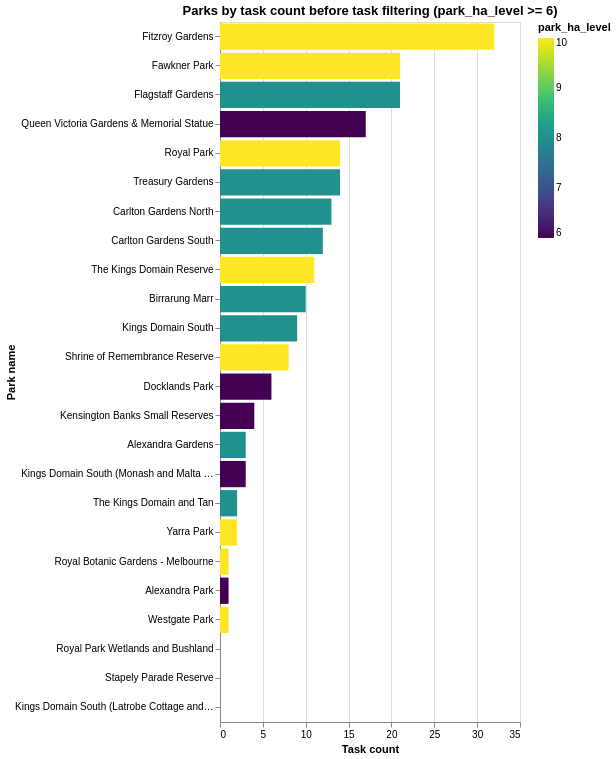

Here is the notebook cell this chart was saved with:
### Markdown cell above
# Park route plan prepare

Before generating routes, we use visualization to identify which parks are suitable for route generation.

Selection criteria:

- Park size 
- Task richness within the park

### Code cell
import pandas as pd
import altair as alt

# Load park table and task files
parks = pd.read_csv("park_table.csv", encoding="utf-8-sig")
task_files = ["park_feature_join_tree_flower.csv", "park_feature_join_artwork_landmark.csv"]
frames = []
for p in task_files:
    frame = pd.read_csv(p, encoding="utf-8-sig")
    frames.append(frame)
tasks = pd.concat(frames, ignore_index=True)

# Compute task counts per park 
counts = tasks.groupby("park_id").size().reset_index(name="task_count")
parks["park_id"] = pd.to_numeric(parks["park_id"], errors="coerce")
counts["park_id"] = pd.to_numeric(counts["park_id"], errors="coerce")
merged = parks.merge(counts, on="park_id", how="left")
merged["task_count"] = merged["task_count"].fillna(0).astype(int)
merged["park_ha_level"] = pd.to_numeric(merged["park_ha_level"], errors="coerce")

# Keep parks with park_ha_level >= 6 only
filtered = merged[merged["park_ha_level"] >= 6].copy()

# Show all parks sorted by task_count
all_parks_sorted = filtered.sort_values("task_count", ascending=False)
bar = alt.Chart(all_parks_sorted).mark_bar().encode(
    x=alt.X("task_count:Q", title="Task count"),
    y=alt.Y("park_name:N", sort="-x", title="Park name"),
    color=alt.Color("park_ha_level:Q", scale=alt.Scale(scheme="viridis")),
    tooltip=["park_name:N", "park_id:Q", "task_count:Q", "park_ha_level:Q"]
).properties(title="Parks by task count before task filtering (park_ha_level >= 6)", height=700)

bar.configure_axis(labelLimit=200)

### Figure 1 — Vega-Lite specification as saved in the notebook (floating-point values rounded to 4 significant figures)
{"config": {"view": {"continuousWidth": 300, "continuousHeight": 300}, "axis": {"labelLimit": 200}}, "data": {"name": "data-9b171e44e10c4532e2b2c43225a95c85"}, "mark": {"type": "bar"}, "encoding": {"color": {"field": "park_ha_level", "scale": {"scheme": "viridis"}, "type": "quantitative"}, "tooltip": [{"field": "park_name", "type": "nominal"}, {"field": "park_id", "type": "quantitative"}, {"field": "task_count", "type": "quantitative"}, {"field": "park_ha_level", "type": "quantitative"}], "x": {"field": "task_count", "title": "Task count", "type": "quantitative"}, "y": {"field": "park_name", "sort": "-x", "title": "Park name", "type": "nominal"}}, "height": 700, "title": "Parks by task count before task filtering (park_ha_level >= 6)", "$schema": "https://vega.github.io/schema/vega-lite/v6.1.0.json", "datasets": {"data-9b171e44e10c4532e2b2c43225a95c85": [{"park_id": 36, "park_name": "Fitzroy Gardens", "description": "Fitzroy Gardens is a public park in Melbourne, Melbourne.", "latitude": -37.81, "longitude": 145.0, "st_point": "POINT(144.98045579973143 -37.81296164888416)", "min_weather_accept_level": 5.5, "transport_accessibility_score": 6, "task_richness_score": 10.0, "park_ha_level": 10, "recommend_description": "This park has strong weather tolerance because it combines rich activities, suitable size, and accessible transport. This park contains 13 nature features, 18 art features, 1 urban discovery features.", "task_count": 32}, {"park_id": 35, "park_name": "Fawkner Park", "description": "Fawkner Park is a public park in Melbourne, Melbourne.", "latitude": -37.84, "longitude": 145.0, "st_point": "POINT(144.98174178026838 -37.84103061438385)", "min_weather_accept_level": 5.95, "transport_accessibility_score": 6, "task_richness_score": 8.0, "park_ha_level": 10, "recommend_description": "This park has strong weather tolerance because it combines rich activities, suitable size, and accessible transport. This park contains 21 nature features.", "task_count": 21}, {"park_id": 37, "park_name": "Flagstaff Gardens", "description": "Flagstaff Gardens is a public park in Melbourne, Melbourne.", "latitude": -37.81, "longitude": 145.0, "st_point": "POINT(144.95443421269437 -37.81045611438672)", "min_weather_accept_level": 5.77, "transport_accessibility_score": 9, "task_richness_score": 8.47, "park_ha_level": 8, "recommend_description": "This park has strong weather tolerance because it combines rich activities, suitable size, and accessible transport. This park contains 17 nature features, 4 art features.", "task_count": 21}, {"park_id": 93, "park_name": "Queen Victoria Gardens & Memorial Statue", "description": "Queen Victoria Gardens & Memorial Statue is a public park in Melbourne, Melbourne.", "latitude": -37.82, "longitude": 145.0, "st_point": "POINT(144.97108137630903 -37.82189460768603)", "min_weather_accept_level": 6.21, "transport_accessibility_score": 9, "task_richness_score": 7.85, "park_ha_level": 6, "recommend_description": "This park has strong weather tolerance because it combines rich activities, suitable size, and accessible transport. This park contains 5 nature features, 12 art features.", "task_count": 17}, {"park_id": 101, "park_name": "Royal Park", "description": "Royal Park is a public park in Melbourne, Melbourne.", "latitude": -37.79, "longitude": 144.9, "st_point": "POINT(144.9497571609021 -37.78922077121199)", "min_weather_accept_level": 5.97, "transport_accessibility_score": 4, "task_richness_score": 9.0, "park_ha_level": 10, "recommend_description": "This park has strong weather tolerance because it combines rich activities, suitable size, and accessible transport. This park contains 12 nature features, 2 art features.", "task_count": 14}, {"park_id": 124, "park_name": "Treasury Gardens", "description": "Treasury Gardens is a public park in Melbourne, Melbourne.", "latitude": -37.81, "longitude": 145.0, "st_point": "POINT(144.97615228376898 -37.814109880997094)", "min_weather_accept_level": 5.84, "transport_accessibility_score": 9, "task_richness_score": 8.15, "park_ha_level": 8, "recommend_description": "This park has strong weather tolerance because it combines rich activities, suitable size, and accessible transport. This park contains 10 nature features, 4 art features.", "task_count": 14}, {"park_id": 14, "park_name": "Carlton Gardens North", "description": "Carlton Gardens North is a public park in Melbourne, Melbourne.", "latitude": -37.8, "longitude": 145.0, "st_point": "POINT(144.97195227866774 -37.80196385653347)", "min_weather_accept_level": 6.0, "transport_accessibility_score": 9, "task_richness_score": 7.42, "park_ha_level": 8, "recommend_description": "This park has strong weather tolerance because it combines rich activities, suitable size, and accessible transport. This park contains 13 nature features.", "task_count": 13}, {"park_id": 15, "park_name": "Carlton Gardens South", "description": "Carlton Gardens South is a public park in Melbourne, Melbourne.", "latitude": -37.81, "longitude": 145.0, "st_point": "POINT(144.97123206483835 -37.80629946165889)", "min_weather_accept_level": 5.71, "transport_accessibility_score": 9, "task_richness_score": 8.76, "park_ha_level": 8, "recommend_description": "This park has strong weather tolerance because it combines rich activities, suitable size, and accessible transport. This park contains 10 nature features, 2 art features.", "task_count": 12}, {"park_id": 122, "park_name": "The Kings Domain Reserve", "description": "The Kings Domain Reserve is a public park in Melbourne, Melbourne.", "latitude": -37.83, "longitude": 145.0, "st_point": "POINT(144.97382741822966 -37.82505100509447)", "min_weather_accept_level": 6.1, "transport_accessibility_score": 3, "task_richness_score": 9.0, "park_ha_level": 10, "recommend_description": "This park has strong weather tolerance because it combines rich activities, suitable size, and accessible transport. This park contains 2 nature features, 9 art features.", "task_count": 11}, {"park_id": 8, "park_name": "Birrarung Marr", "description": "Birrarung Marr is a public park in Melbourne, Melbourne.", "latitude": -37.82, "longitude": 145.0, "st_point": "POINT(144.9738236456279 -37.81890622464687)", "min_weather_accept_level": 6.11, "transport_accessibility_score": 6, "task_richness_score": 8.62, "park_ha_level": 8, "recommend_description": "This park has strong weather tolerance because it combines rich activities, suitable size, and accessible transport. This park contains 4 nature features, 6 art features.", "task_count": 10}, {"park_id": 61, "park_name": "Kings Domain South", "description": "Kings Domain South is a public park in Melbourne, Melbourne.", "latitude": -37.83, "longitude": 145.0, "st_point": "POINT(144.978420348584 -37.832351043772675)", "min_weather_accept_level": 6.42, "transport_accessibility_score": 6, "task_richness_score": 7.22, "park_ha_level": 8, "recommend_description": "This park is suitable for good weather conditions and may still work for short outdoor visits. This park contains 9 nature features.", "task_count": 9}, {"park_id": 109, "park_name": "Shrine of Remembrance Reserve", "description": "Shrine of Remembrance Reserve is a public park in Melbourne, Melbourne.", "latitude": -37.83, "longitude": 145.0, "st_point": "POINT(144.9730683791196 -37.83039407493965)", "min_weather_accept_level": 5.47, "transport_accessibility_score": 8, "task_richness_score": 9.0, "park_ha_level": 10, "recommend_description": "This park has strong weather tolerance because it combines rich activities, suitable size, and accessible transport. This park contains 5 nature features, 2 art features, 1 urban discovery features.", "task_count": 8}, {"park_id": 27, "park_name": "Docklands Park", "description": "Docklands Park is a public park in Melbourne, Melbourne.", "latitude": -37.82, "longitude": 144.9, "st_point": "POINT(144.9467115304261 -37.82080097716886)", "min_weather_accept_level": 6.75, "transport_accessibility_score": 9, "task_richness_score": 5.45, "park_ha_level": 6, "recommend_description": "This park is suitable for good weather conditions and may still work for short outdoor visits. This park contains 4 nature features, 2 art features.", "task_count": 6}, {"park_id": 56, "park_name": "Kensington Banks Small Reserves", "description": "Kensington Banks Small Reserves is a public park in Melbourne, Melbourne.", "latitude": -37.79, "longitude": 144.9, "st_point": "POINT(144.9214818692829 -37.794277800344545)", "min_weather_accept_level": 7.58, "transport_accessibility_score": 6, "task_richness_score": 3.4, "park_ha_level": 6, "recommend_description": "This park is best recommended only under ideal weather because its size, activity richness, or transport access is limited. This park contains 4 nature features.", "task_count": 4}, {"park_id": 1, "park_name": "Alexandra Gardens", "description": "Alexandra Gardens is a public park in Melbourne, Melbourne.", "latitude": -37.82, "longitude": 145.0, "st_point": "POINT(144.97338326664902 -37.82140175342995)", "min_weather_accept_level": 7.36, "transport_accessibility_score": 5, "task_richness_score": 3.65, "park_ha_level": 8, "recommend_description": "This park is suitable for good weather conditions and may still work for short outdoor visits. This park contains 3 nature features.", "task_count": 3}, {"park_id": 63, "park_name": "Kings Domain South (Monash and Malta Monuments)", "description": "Kings Domain South (Monash and Malta Monuments) is a public park in Melbourne, Melbourne.", "latitude": -37.83, "longitude": 145.0, "st_point": "POINT(144.97402636241267 -37.828367768712475)", "min_weather_accept_level": 7.69, "transport_accessibility_score": 6, "task_richness_score": 2.94, "park_ha_level": 6, "recommend_description": "This park is best recommended only under ideal weather because its size, activity richness, or transport access is limited. This park contains 3 art features.", "task_count": 3}, {"park_id": 123, "park_name": "The Kings Domain and Tan", "description": "The Kings Domain and Tan is a public park in Melbourne, Melbourne.", "latitude": -37.82, "longitude": 145.0, "st_point": "POINT(144.9757616770565 -37.82438725217185)", "min_weather_accept_level": 7.88, "transport_accessibility_score": 2, "task_richness_score": 3.01, "park_ha_level": 8, "recommend_description": "This park is best recommended only under ideal weather because its size, activity richness, or transport access is limited. This park contains 2 nature features.", "task_count": 2}, {"park_id": 136, "park_name": "Yarra Park", "description": "Yarra Park is a public park in Melbourne, Melbourne.", "latitude": -37.82, "longitude": 145.0, "st_point": "POINT(144.9854311196705 -37.8195889115286)", "min_weather_accept_level": 6.62, "transport_accessibility_score": 6, "task_richness_score": 5.0, "park_ha_level": 10, "recommend_description": "This park is suitable for good weather conditions and may still work for short outdoor visits. This park contains 1 nature features, 1 art features.", "task_count": 2}, {"park_id": 99, "park_name": "Royal Botanic Gardens - Melbourne", "description": "Royal Botanic Gardens - Melbourne is a public park in Melbourne, Melbourne.", "latitude": -37.83, "longitude": 145.0, "st_point": "POINT(144.98042903058655 -37.83016827216869)", "min_weather_accept_level": 7.08, "transport_accessibility_score": 5, "task_richness_score": 3.5, "park_ha_level": 10, "recommend_description": "This park is suitable for good weather conditions and may still work for short outdoor visits. This park contains 1 nature features.", "task_count": 1}, {"park_id": 2, "park_name": "Alexandra Park", "description": "Alexandra Park is a public park in Melbourne, Melbourne.", "latitude": -37.82, "longitude": 145.0, "st_point": "POINT(144.9774328963564 -37.824079314048966)", "min_weather_accept_level": 8.42, "transport_accessibility_score": 1, "task_richness_score": 2.47, "park_ha_level": 6, "recommend_description": "This park is best recommended only under ideal weather because its size, activity richness, or transport access is limited. This park contains 1 art features.", "task_count": 1}, {"park_id": 134, "park_name": "Westgate Park", "description": "Westgate Park is a public park in Melbourne, Melbourne.", "latitude": -37.83, "longitude": 144.9, "st_point": "POINT(144.90711286400094 -37.831991510573474)", "min_weather_accept_level": 7.33, "transport_accessibility_score": 3, "task_richness_score": 3.5, "park_ha_level": 10, "recommend_description": "This park is suitable for good weather conditions and may still work for short outdoor visits. This park contains 1 nature features.", "task_count": 1}, {"park_id": 104, "park_name": "Royal Park Wetlands and Bushland", "description": "Royal Park Wetlands and Bushland is a public park in Melbourne, Melbourne.", "latitude": -37.78, "longitude": 144.9, "st_point": "POINT(144.94466927730792 -37.783148083782656)", "min_weather_accept_level": 7.71, "transport_accessibility_score": 6, "task_richness_score": 1.53, "park_ha_level": 8, "recommend_description": "This park is best recommended only under ideal weather because its size, activity richness, or transport access is limited. No matched task features in this park yet.", "task_count": 0}, {"park_id": 115, "park_name": "Stapely Parade Reserve", "description": "Stapely Parade Reserve is a public park in Melbourne, Melbourne.", "latitude": -37.83, "longitude": 145.0, "st_point": "POINT(144.98191104194032 -37.8259582208074)", "min_weather_accept_level": 8.34, "transport_accessibility_score": 5, "task_richness_score": 0.61, "park_ha_level": 6, "recommend_description": "This park is best recommended only under ideal weather because its size, activity richness, or transport access is limited. No matched task features in this park yet.", "task_count": 0}, {"park_id": 62, "park_name": "Kings Domain South (Latrobe Cottage and Herring Oval)", "description": "Kings Domain South (Latrobe Cottage and Herring Oval) is a public park in Melbourne, Melbourne.", "latitude": -37.83, "longitude": 145.0, "st_point": "POINT(144.9755453802536 -37.83179958424393)", "min_weather_accept_level": 7.79, "transport_accessibility_score": 9, "task_richness_score": 0.81, "park_ha_level": 6, "recommend_description": "This park is best recommended only under ideal weather because its size, activity richness, or transport access is limited. No matched task features in this park yet.", "task_count": 0}]}}
